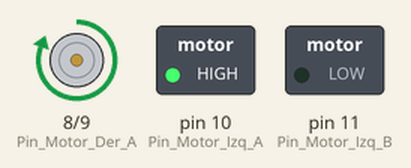
Bench run of a sketch on a simulated Arduino Uno, built with avr-gcc and run on an emulated ATmega328P. Parts: motor-driver pin pairs drawn as motors (green arrow = first pin HIGH = forward, orange = second pin HIGH = backward, longer = more drive), switched loads named in the sketch (green lamp = pin HIGH).

Above: at 1.0 s.
At 3.0 s:
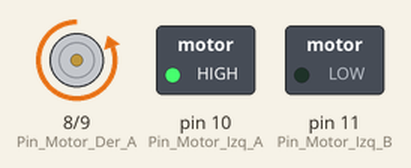
Timing chart, 0 to 4.6 s (numbered marks = the images above):
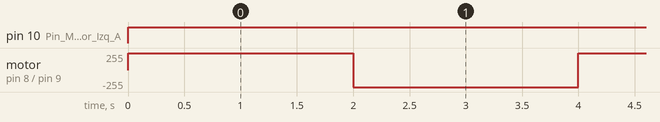

The sketch:

prueba-motor.ino
```cpp
//Pines de conexión del driver
int Pin_Motor_Der_A = 8;
int Pin_Motor_Der_B = 9;
int Pin_Motor_Izq_A = 10;
int Pin_Motor_Izq_B = 11;

void setup() {
  // inicializar la comunicación serial a 9600 bits por segundo:
  Serial.begin(9600);
  // configuramos los pines como salida
  pinMode(Pin_Motor_Der_A, OUTPUT);
  pinMode(Pin_Motor_Der_B, OUTPUT);
  pinMode(Pin_Motor_Izq_A, OUTPUT);
  pinMode(Pin_Motor_Izq_B, OUTPUT);
}

void loop() {
  //movemos el robot hacia delante por 2 segundos
  Mover_Adelante();
  delay(2000);
  //movemos el motor a la derecha por 2 segundos
  Mover_Derecha();
  delay(2000);

}

void Mover_Adelante()
{
  digitalWrite (Pin_Motor_Der_A, HIGH);
  digitalWrite (Pin_Motor_Der_B, LOW);
  digitalWrite (Pin_Motor_Izq_A, HIGH);
  digitalWrite (Pin_Motor_Izq_B, LOW);
}
void Mover_Retroceso()
{
  digitalWrite (Pin_Motor_Der_A,LOW );
  digitalWrite (Pin_Motor_Der_B,HIGH );
  digitalWrite (Pin_Motor_Izq_A,LOW );
  digitalWrite (Pin_Motor_Izq_B,HIGH );
}
void Mover_Derecha()
{
  digitalWrite (Pin_Motor_Der_A,LOW );
  digitalWrite (Pin_Motor_Der_B,HIGH );
  digitalWrite (Pin_Motor_Izq_A,HIGH);
  digitalWrite (Pin_Motor_Izq_B,LOW);
}
void Mover_Izquierda()
{
  digitalWrite (Pin_Motor_Der_A,HIGH);
  digitalWrite (Pin_Motor_Der_B,LOW);
  digitalWrite (Pin_Motor_Izq_A,LOW );
  digitalWrite (Pin_Motor_Izq_B,HIGH );
}
void Mover_Stop()
{
  digitalWrite (Pin_Motor_Der_A, LOW);
  digitalWrite (Pin_Motor_Der_B, LOW);
  digitalWrite (Pin_Motor_Izq_A, LOW);
  digitalWrite (Pin_Motor_Izq_B, LOW);
}
```

Measured:
- by itself, pin 10 (Pin_Motor_Izq_A): LOW → HIGH at 0.00 s
- by itself, motor on pin 8 (Pin_Motor_Der_A) / pin 9 (Pin_Motor_Der_B): alternates forward 255/255 for 2.0 s and backward 255/255 for 2.0 s
